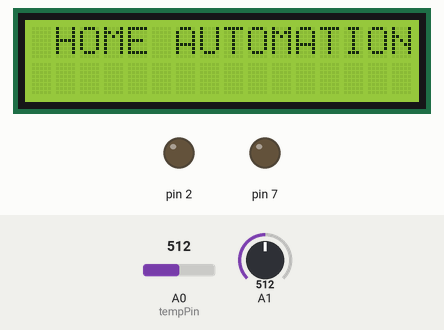
Simulated run of this sketch. Board: Arduino Uno, built with avr-gcc and run on an emulated ATmega328P. Parts: 16×2 character LCD, output pins drawn as LEDs (lit = HIGH). The test bench sets the inputs (shaded band); at power-on: A0 (tempPin) = 512, A1 = 512.

Above: at 0.1 s.
At 1.1 s:
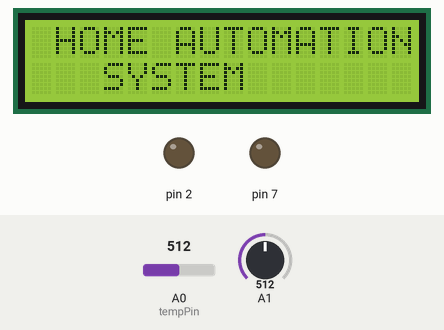
At 6.4 s:
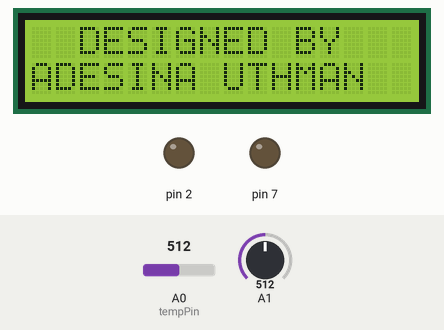
At 11.4 s:
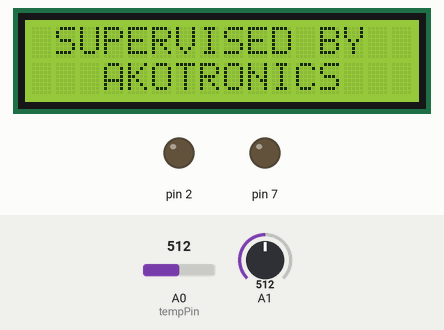
At 14.4 s:
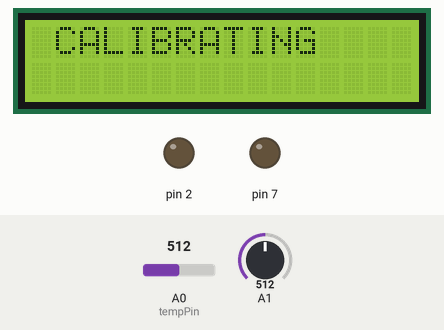
At 21.6 s:
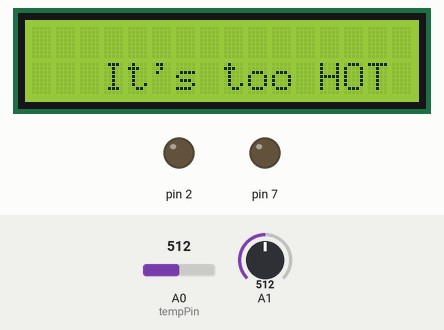

The sketch:

HOME_AUTOMATION_2.ino
```cpp
#include <LiquidCrystal.h>
LiquidCrystal lcd(13,12,11,6,5,4,3);int val;
int tempPin = A0;
int ldr = A1;
int val2;
#define bulbRelay 2
#define fanRelay 7
void setup(){
 pinMode(A1,INPUT);
 pinMode(2,OUTPUT);
 pinMode(7,OUTPUT);
 lcd.begin(16,2);
 lcd.setCursor(1,0);
 lcd.print("HOME AUTOMATION ");
 delay(1000);
 lcd.setCursor(3,1);
 lcd.print("SYSTEM");
 delay(4000);
 lcd.clear();
 delay(300);
 lcd.setCursor(2,0);
 lcd.print("DESIGNED BY");
 delay(1000);
 lcd.setCursor(0,1);
 lcd.print("ADESINA UTHMAN");
 delay(4000);
 lcd.clear();
 lcd.setCursor(1,0);
 lcd.print("SUPERVISED BY");
 delay(1000);
 lcd.setCursor(3,1);
 lcd.print("AKOTRONICS");
 delay(3000);
 lcd.clear();
 lcd.setCursor(1,0);
 lcd.print("CALIBRATING");
 delay(1000);
 lcd.setCursor(0,1);
 lcd.print("system"); lcd.print("."); delay(400);  lcd.print("."); delay(400); lcd.print("."); delay(400);lcd.clear ();
 delay(4000);

}
void loop()
{
  val2=analogRead(A1);
  int me = val2;
  val = analogRead(A0);
  float mv = ( val/1024.0)*5000;
  float cel = mv/10;
  float farh = (cel*9)/5 + 32;
  Serial.print("TEMPRATURE = ");
  Serial.print(cel);
  Serial.print("*C");
  Serial.println();
  delay(1000);
  /*Serial.print("LDR= ");
  Serial.println(val);
  delay(1000);*/
  if (val2 <= 100)
  {
    lcd.clear();
   lcd.setCursor(3,1);
   lcd.print("AFTERNOON");
    delay(1000);
    digitalWrite(2,HIGH);
  }
    else if ((me >= 300) && (me <= 500))
  {
    lcd.clear();
    lcd.setCursor(3,1);
    lcd.print("MORNING");
    delay(1000);
    digitalWrite(2,HIGH);
  }
  else if (me >= 600)
  {
    lcd.clear();
    lcd.setCursor(5,1);
    lcd.print("NIGHT");
    delay(1000);
    digitalWrite(2,LOW);
  }
  //.......................................................
  if (cel >= 30)
  {
     lcd.clear();
     lcd.setCursor(3,1);
     lcd.print("It's too HOT");
     delay(1000);
    digitalWrite(7,LOW);
  }
  else
  {
    lcd.clear();
    lcd.setCursor(3,1);
    lcd.print("Not Too Hot");
    digitalWrite(7,HIGH);
  }
/*
Serial.print("TEMPRATURE = ");
Serial.print(farh);
Serial.print("*F");
Serial.println();
*/
}
```

Measured:
- what the display in image 1 shows lasts 4.0 s, from 1.1 s to 5.1 s
- what the display in image 3 shows lasts 3.0 s, from 11.4 s to 14.4 s
- what the display in image 4 shows lasts 1.0 s, from 14.4 s to 15.4 s
